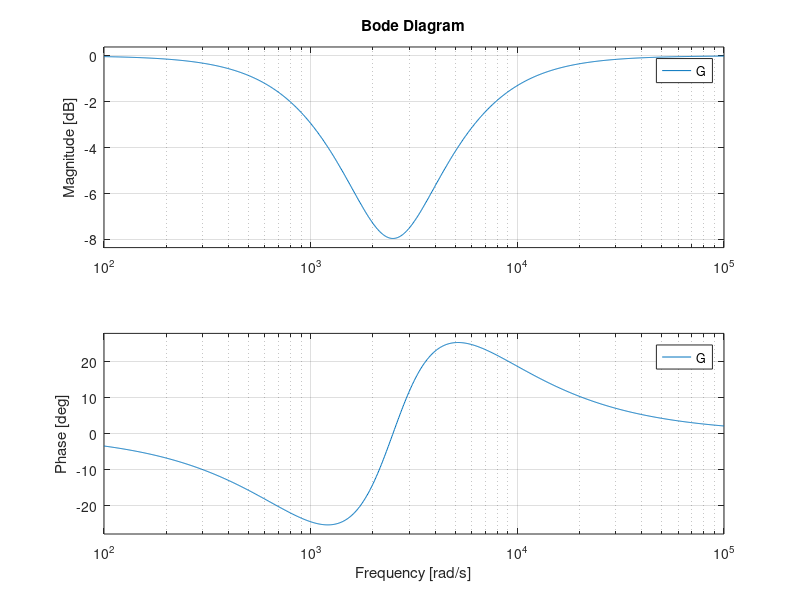

Write MATLAB code to recreate this figure.
%{
clear, clc

% R-C Pasa altos 

C = 0.1*10^-6;
R = 1000;
Num = [1 0];
Den = [1 1/(R*C) ]
G = tf( Num, Den)
bode(G)
%}


%{
clear, clc

% R-C Pasa bajos 

C = 0.1*10^-6;
R = 1000;
Num = [ 1/(R*C) ];
Den = [1 1/(R*C)]
G = tf( Num, Den)
bode(G)
%}

%{
clear, clc

% R-C Pasa banda

C = 0.1*10^-6;
R = 1000;
k = 1;

Num = [ k/(R*C) 0 ];
Den = [ 1 2/(R*C) 1/(R*C)^2]
G = tf( Num, Den)
bode(G)
%}

%{
clear, clc

% R-C Pasa banda distintos componentes

C1 = 0.1*10^-6;
R1 = 8000;
C2 = 0.01*10^-6;
R2 = 2000;

k = 1;

Num = [ k/(R1*C1) 0 ];
Den = [ 1 ((R1*C1+R2*C2)/(R1*C1*R2*C2)) 1/(R1*C1*R2*C2)]
G = tf( Num, Den)
bode(G)
%}


clear, clc

% R-C rechaza banda (Notch) distintos componentes

C1 = 0.1*10^-6;
R1 = 8000;
C2 = 0.1*10^-6;
R2 = 2000;

Num = [ C1*C2*R1*R2 2*C2*R2 1 ];
Den = [ C1*C2*R1*R2 C1*R1+C2*R2 1 ]
G = tf( Num, Den)
bode(G)


%{
clear, clc

% R-L-C Pasa bajos

C = 0.1*10^-6;
L = 1*10^-3;
R = 1.23;

Num = [ 1/(L*C) ];
Den = [ 1 R/L 1/(L*C) ]
G = tf( Num, Den)
bode(G)

%}

%{
clear, clc

% L-C Pasa bajos amortiguado

C = 0.1*10^-6;
RD = 100;
CD = 0.4*10^-6;
L = 1*10^-3;

Num = [ RD*CD 1 ];
Den = [ C*CD*L*RD C*L+CD*L RD*CD 1 ]
G = tf( Num, Den)
bode(G)
%}
